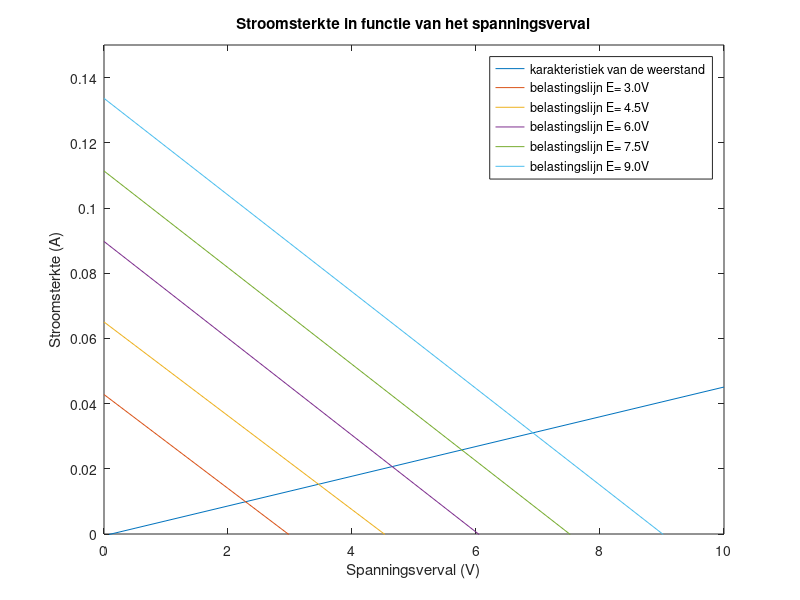

This figure's MATLAB source:
I= ([9.94 15.11 20.8 25.8 31.0].*10^-3);
Delta_V= [2.28 3.47 4.64 5.77 6.92];
E= [2.97 4.52 6.04 7.51 9.01];
x1= 0:0.5:10;

%plot(Delta_V,I)
poly2= polyfit(Delta_V,I,1);
y2=poly2(1).*x1+poly2(2);
plot(x1,y2)
hold on

%mean(E)/Ri


for j=1:5
x=[Delta_V(j) E(j)];
y=[I(j) 0];
poly=polyfit(x,y,1);

y1=poly(1).*x1+poly(2);
Ri2(j)=E(j)/poly(2);
plot(x1,y1)
hold on
end
axis([0 10 0 0.150]) 
%plot(x,y)
legend('karakteristiek van de weerstand','belastingslijn E= 3.0V','belastingslijn E= 4.5V','belastingslijn E= 6.0V','belastingslijn E= 7.5V','belastingslijn E= 9.0V')
title('Stroomsterkte in functie van het spanningsverval')
ylabel('Stroomsterkte (A)')
xlabel('Spanningsverval (V)')
%plot(Delta_V, (E-Delta_V)./Ri)
hold off
Ri2;
Ri1= (E-Delta_V)./I;

Ri2_mean=mean(Ri2);
Ri2_mad=mad(Ri2);

Ri1_mean=mean(Ri1);
Ri1_mad=mad(Ri1);

